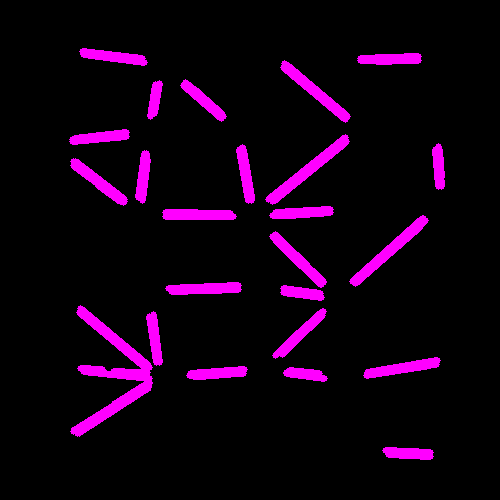
#> input picture mytest.png, 500 x 500 px
$ python -i skeleton_creater.py   (imports and definitions only)
#> lines starting #> are read from the running program, lines starting #| are printed output that depends on the picture
import cv2
import numpy as np


def create_skeleton(img):
    size = np.size(img)
    skel = np.zeros(img.shape, np.uint8)

    ret, img = cv2.threshold(img, 127, 255, 0)
    element = cv2.getStructuringElement(cv2.MORPH_CROSS, (3, 3))
    done = False

    while (not done):
        eroded = cv2.erode(img, element)
        temp = cv2.dilate(eroded, element)
        temp = cv2.subtract(img, temp)
        skel = cv2.bitwise_or(skel, temp)
        img = eroded.copy()

        zeros = size - cv2.countNonZero(img)
        if zeros == size:
            done = True

    return skel

>>> import cv2
>>> picture = cv2.imread('mytest.png')
#> picture is the input picture: shape (500, 500, 3); mean B, G, R 18.5, 0, 18.5
>>> result = create_skeleton(picture)
#> in create_skeleton, `size = np.size(img)`: size = 750000
#> the loop in create_skeleton, `while (not done):` made 1 pass
#> pass 1, in create_skeleton, `eroded = cv2.erode(img, element)`:
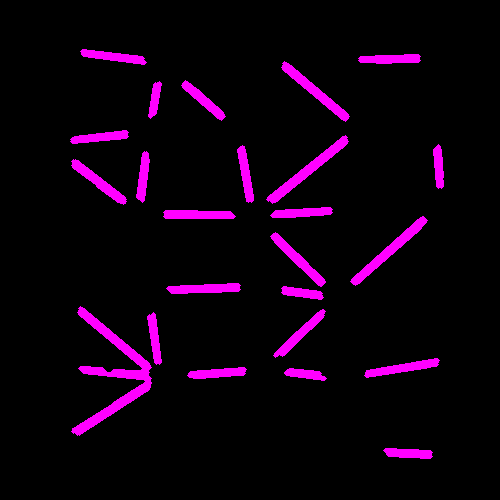
#> eroded: shape (500, 500, 3); mean B, G, R 15, 0, 15
#> pass 1, in create_skeleton, `temp = cv2.subtract(img, temp)`:
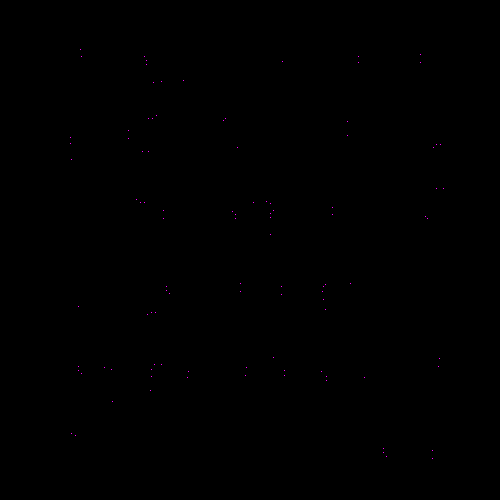
#> temp: shape (500, 500, 3); mean B, G, R 0.1, 0, 0.1
#> (the run stopped early here; a loop or call above may not have finished)
